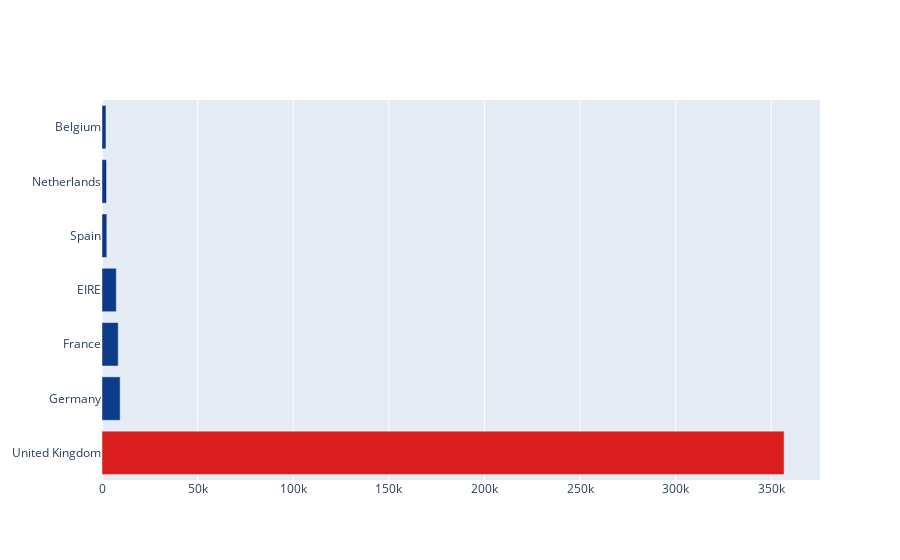

This figure's notebook cell:
### Markdown cell above
Apparently most of our sales from <b style="color:red">United Kingdom</b>

### Code cell
data = [
    go.Bar(
        y = countries.index[:7],
        x = countries.values[:7],
        orientation='h',
        marker={
            'color':countries.values,
            'colorscale': 'Portland'
            }
        )
     ]

py.iplot(data, filename='basic-bar')

### Figure 1 — Plotly figure (JSON) as saved in the notebook; plotly's stock layout.template omitted (floating-point values rounded to 4 significant figures)
{"data": [{"marker": {"color": [356728, 9480, 8475, 7475, 2528, 2371, 2069, 1877, 1471, 1258, 1086, 803, 757, 695, 611, 461, 401, 389, 358, 341, 291, 247, 241, 229, 182, 151, 146, 127, 68, 61, 58, 45, 35, 32, 30, 17, 10], "colorscale": [[0, "rgb(12,51,131)"], [0.25, "rgb(10,136,186)"], [0.5, "rgb(242,211,56)"], [0.75, "rgb(242,143,56)"], [1, "rgb(217,30,30)"]]}, "orientation": "h", "x": [356728, 9480, 8475, 7475, 2528, 2371, 2069], "y": ["United Kingdom", "Germany", "France", "EIRE", "Spain", "Netherlands", "Belgium"], "type": "bar"}], "layout": {}}
